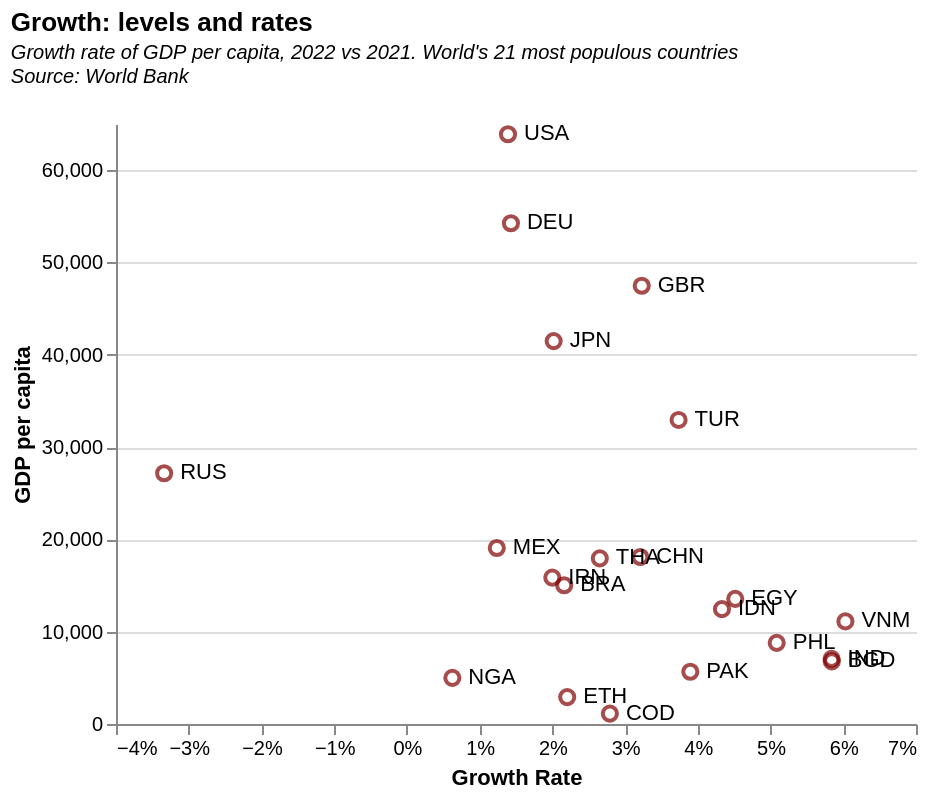

Vega-Lite specification stored for this chart:
### Vega-Lite specification from a JSON file in a GitHub repository (floating-point values rounded to 4 significant figures; data arrays with more than 128 entries replaced by an {"elided": "..."} marker saying what was removed)
{"$schema": "https://vega.github.io/schema/vega-lite/v5.json", "description": "Tufte inspired chart, with white grid lines over the bars", "title": {"text": "Growth: levels and rates", "subtitle": ["Growth rate of GDP per capita, 2022 vs 2021. World's 21 most populous countries", "Source: World Bank", ""], "subtitleFontStyle": "italic", "subtitleFontSize": 10, "anchor": "start", "color": "black"}, "view": {"stroke": "transparent"}, "width": 400, "height": 300, "data": {"values": {"elided": "192 records"}}, "transform": [{"filter": "datum.p21==1"}, {"filter": "datum.GrowthLatest<0.1"}, {"filter": "datum.GrowthLatest>-0.05"}], "encoding": {"x": {"field": "GrowthLatest", "type": "quantitative", "title": "Growth Rate", "axis": {"zindex": 0, "gridColor": "white", "gridWidth": 0.5, "labelAngle": 0, "format": ".0%"}}, "y": {"field": "gdp2022", "title": "GDP per capita", "type": "quantitative"}}, "layer": [{"mark": {"type": "point", "color": "rgb(128,0,0)", "size": 50}}, {"mark": {"type": "text", "align": "left", "dx": 8}, "encoding": {"text": {"field": "ISO"}}}]}
